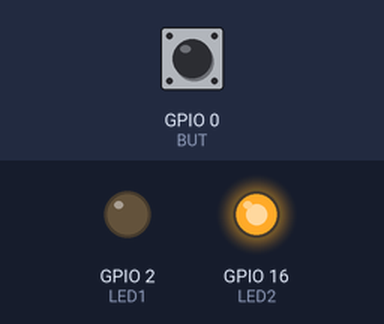
This program was run on a simulated ESP8266 board running MicroPython. On the bench: output pins drawn as LEDs (lit = HIGH, except the on-board LED, lit = LOW). Dashed ring = blinking. The test bench sets the inputs (shaded band); at power-on: GPIO 0 (BUT) HIGH.

Above: at 1.2 s.
1.3 s: GPIO 0 (BUT) pulled LOW for 0.15 s
At 1.45 s:
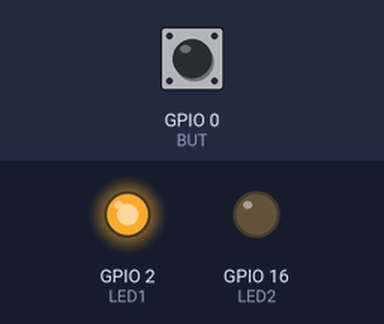
3.0 s: GPIO 0 (BUT) pulled LOW for 3.2 s
At 3.35 s:
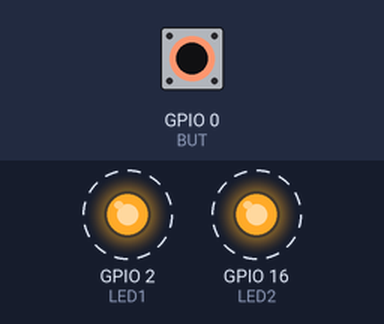
Timing chart, 0 to 7.7 s (numbered marks = the images above; inputs shaded):
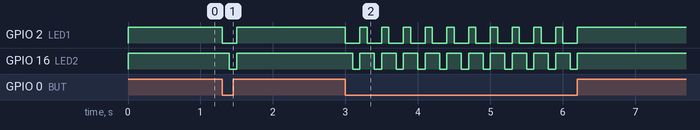

The program:

LED_blink.py
```python
from machine import Pin
import time

LED1 = Pin(2,Pin.OUT)
LED2 = Pin(16,Pin.OUT)
BUT = Pin(0,Pin.IN)

while True:
    but_status = BUT.value()
    if(but_status == False):
        LED1.value(0)
        time.sleep(0.1)
        LED2.value(0)
        time.sleep(0.1)
        LED1.value(1)
        LED2.value(1)
        time.sleep(0.1)
    else:
        LED1.value(1)
        LED2.value(1)
        
```

Measured:
- after the input at 1.3 s, GPIO 2 (LED1): HIGH → LOW at once, → HIGH 0.20 s later; GPIO 16 (LED2): HIGH → LOW after 0.10 s, → HIGH 0.10 s later
- after the input at 3.0 s, GPIO 2 (LED1): alternates HIGH for 0.10 s and LOW for 0.20 s, 22 changes in all, then stays HIGH, starting at once; GPIO 16 (LED2): alternates HIGH for 0.20 s and LOW for 0.10 s, 22 changes in all, then stays HIGH, starting after 0.10 s
